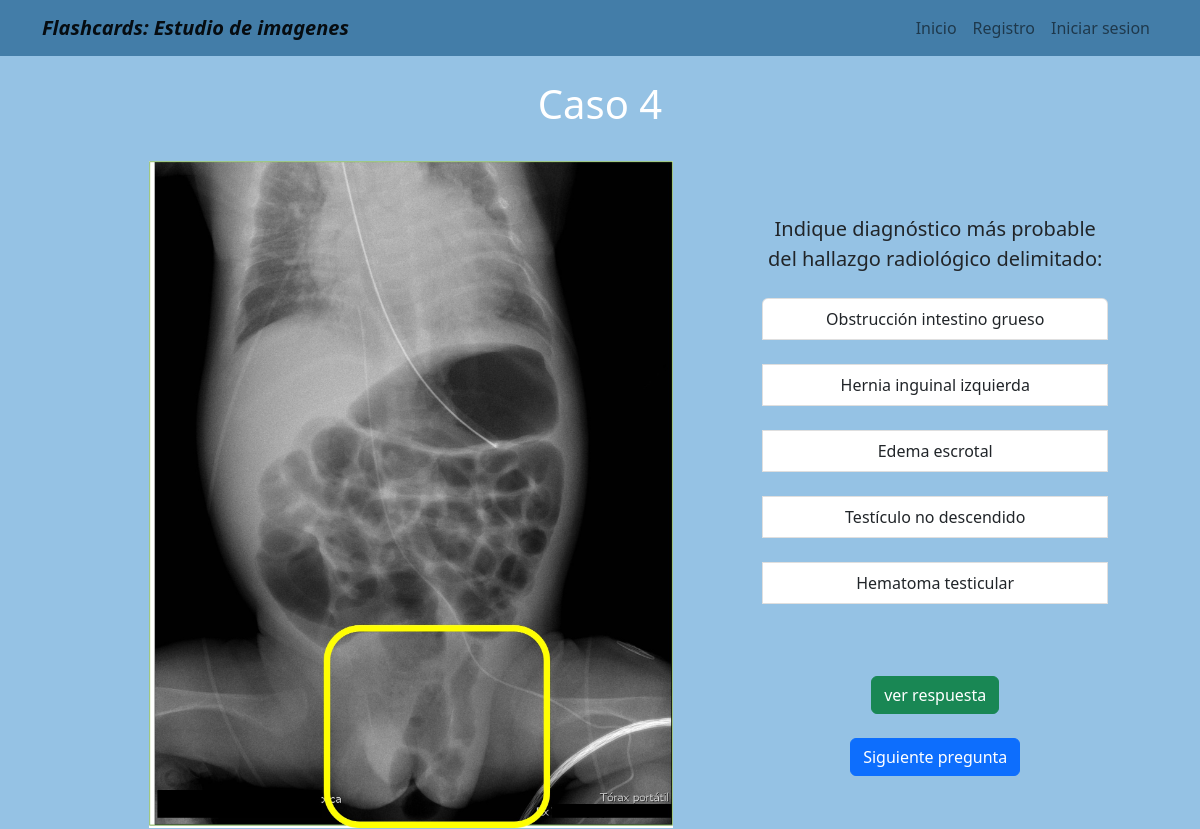
Screenshot of /alternativas/4/ with the database file from the repository.
### alternativas/models.py (models this page shows)
class secc_alternativa(models.Model):
    numero_respuesta_alt= PositiveSmallIntegerField(default=1)
    alternativa_1= CharField(max_length=100, blank=True)
    alternativa_2= CharField(max_length=100, blank=True)
    alternativa_3= CharField(max_length=100, blank=True)
    alternativa_4= CharField(max_length=100, blank=True)
    alternativa_5= CharField(max_length=100, blank=True)
    alternativa_respuesta= CharField(max_length=100, blank=True)
    descripcion_breve = CharField(max_length=600, blank=True)
    url_info_esp= URLField(blank=True)
    url_info_ing= URLField(blank=True)
    imagen_con_patologia= ImageField(upload_to='estudio/images/')
    pregunta= CharField(max_length=500, blank=True)

### alternativas/views.py (the view)
# urls.py: path('4/', cuatro, name='cuatro'),
def cuatro(request):
    cuarto= secc_alternativa.objects.filter(numero_respuesta_alt=4)
    return render(request, '4.html',{'cuarto':cuarto})

### alternativas/templates/4.html
{% extends "layout.html" %}
{% block content %}
{% for info in cuarto %}
<h1 style="color:white ; text-align:center;"> Caso {{info.numero_respuesta_alt}}</h1> <br/>
  <td style="padding-left: 20px;">
    <img src=" {{info.imagen_con_patologia.url}}" width="75%" > <br>
  </td>
  <td style="padding-right: 50px;">
    <a style=" font-size: 20px">{{info.pregunta}} </a> <br><br>
    <div class="list-group">
      <a class="list-group-item list-group-item-action">{{info.alternativa_1}} </a> <br>
      <a class="list-group-item list-group-item-action">{{info.alternativa_2}} </a> <br>
      <a class="list-group-item list-group-item-action">{{info.alternativa_3}} </a> <br>
      <a class="list-group-item list-group-item-action">{{info.alternativa_4}} </a> <br>
      <a class="list-group-item list-group-item-action">{{info.alternativa_5}} </a> <br>
  </div>
  <br> <br> <a class="btn btn-success text-center contenedor-boton-inicio" href="{% url 'cuatro_r' %}" role="button" > ver respuesta </a>
  <br> <br> <a class="btn btn-primary text-center contenedor-boton-inicio" href="{% url 'cinco' %}" role="button" > Siguiente pregunta </a>
</td>
{% endfor %}
{% endblock %}

### home/templates/layout.html (style rules this page uses)
body { background-color:#95c2e4; text-align: center; }
.contenedor-boton-inicio { display: inline-flex; }

### rows the page displays
secc_alternativa: numero_respuesta_alt "4", imagen_con_patologia (picture), pregunta "Indique diagnóstico más probable del hallazgo radiológico delimitado:", alternativa_1 "Obstrucción intestino grueso", alternativa_2 "Hernia inguinal izquierda", alternativa_3 "Edema escrotal", alternativa_4 "Testículo no descendido", alternativa_5 "Hematoma testicular"
